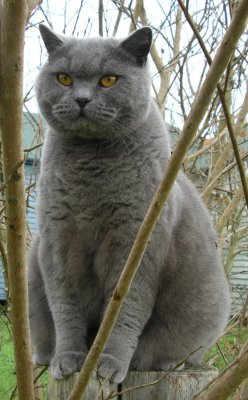
#> input picture numpy_review/cat.jpg, 248 x 400 px
$ python matplotlib_data.py   (older library calls are emulated)
#> lines starting #> are read from the running program, lines starting #| are printed output that depends on the picture
import numpy as np
import matplotlib.pyplot as plt

x = np.arange(0, 3 * np.pi, 0.1)
y_sin = np.sin(x)
y_cos = np.cos(x)
"""
plt.plot(x,y)
plt.show()


plt.plot(x, y_sin)
plt.plot(x, y_cos)
plt.xlabel('x axis label')
plt.ylabel('y axis label')
plt.title('Sine and Cosine')
plt.legend(['Sine','Cosing'])
plt.show()

plt.subplot(2, 1, 1)

plt.plot(x, y_sin)
plt.title('Sine')

plt.subplot(2, 1, 2)
plt.plot(x, y_cos)
plt.title('Cosine')

plt.show()

"""

from scipy.misc import imread, imresize

img = imread('cat.jpg')
#> img is the input picture: shape (400, 248, 3); mean R, G, B 117.6, 116.7, 103.4
img_tinted = img * [1, 0.95, 0.9]
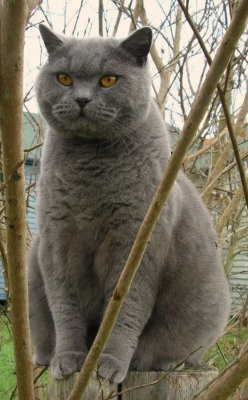
#> img_tinted: shape (400, 248, 3) float64; mean R, G, B 117.6, 110.9, 93.1

plt.subplot(1, 2, 1)
plt.imshow(img)

plt.subplot(1, 2, 2)

plt.imshow(np.uint8(imresize(img_tinted, (300,300))))
plt.show()
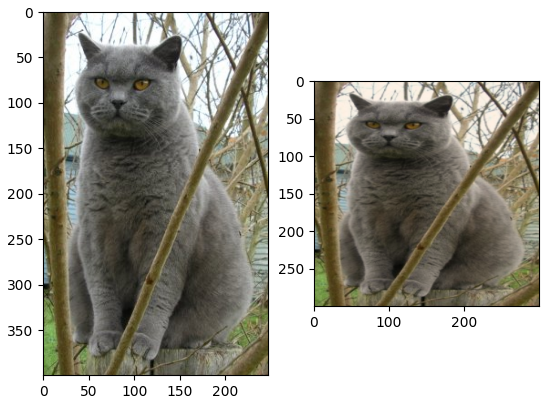
#> figure drawn by matplotlib, 2 panels
